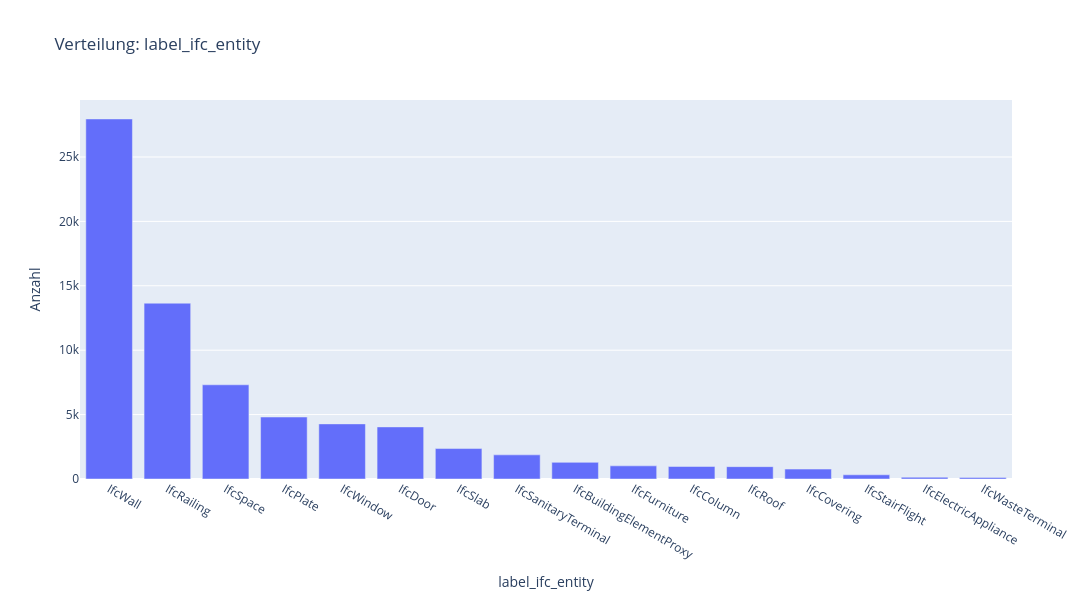

The cell this chart's notebook holds for it:
### Code cell
# visualize entities
plot_label_distribution(df, "label_ifc_entity")

### Figure 1 — Plotly figure (JSON) as saved in the notebook; plotly's stock layout.template omitted (floating-point values rounded to 4 significant figures)
{"data": [{"hovertemplate": "%{x}<br>Anzahl: %{y:,}<extra></extra>", "marker": {"color": ["#636EFA", "#636EFA", "#636EFA", "#636EFA", "#636EFA", "#636EFA", "#636EFA", "#636EFA", "#636EFA", "#636EFA", "#636EFA", "#636EFA", "#636EFA", "#636EFA", "#636EFA", "#636EFA"]}, "type": "bar", "x": ["IfcWall", "IfcRailing", "IfcSpace", "IfcPlate", "IfcWindow", "IfcDoor", "IfcSlab", "IfcSanitaryTerminal", "IfcBuildingElementProxy", "IfcFurniture", "IfcColumn", "IfcRoof", "IfcCovering", "IfcStairFlight", "IfcElectricAppliance", "IfcWasteTerminal"], "y": [27952, 13649, 7314, 4811, 4279, 4045, 2363, 1874, 1292, 1021, 971, 959, 769, 326, 138, 122]}], "layout": {"height": 600, "title": {"text": "Verteilung: label_ifc_entity"}, "width": 1400, "xaxis": {"title": {"text": "label_ifc_entity"}}, "yaxis": {"title": {"text": "Anzahl"}}}}
